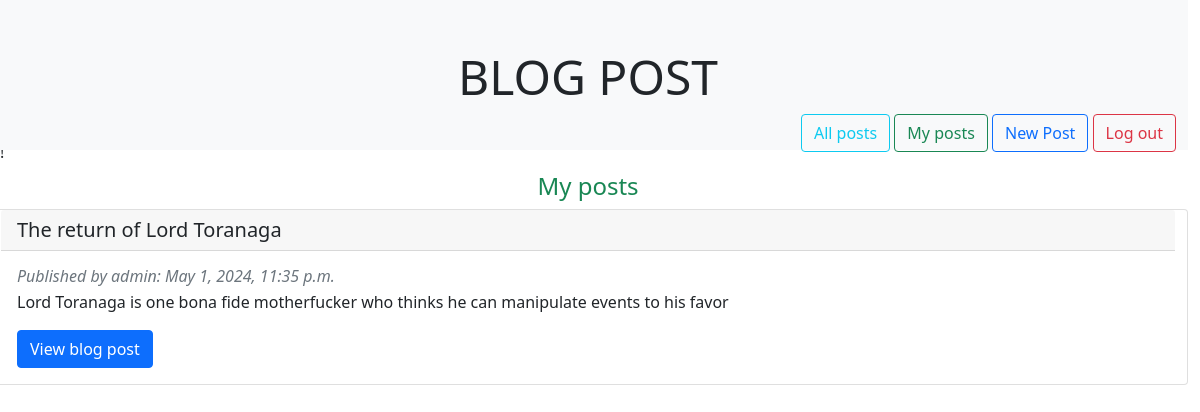
Before: /my_posts (signed in) with the older database file.
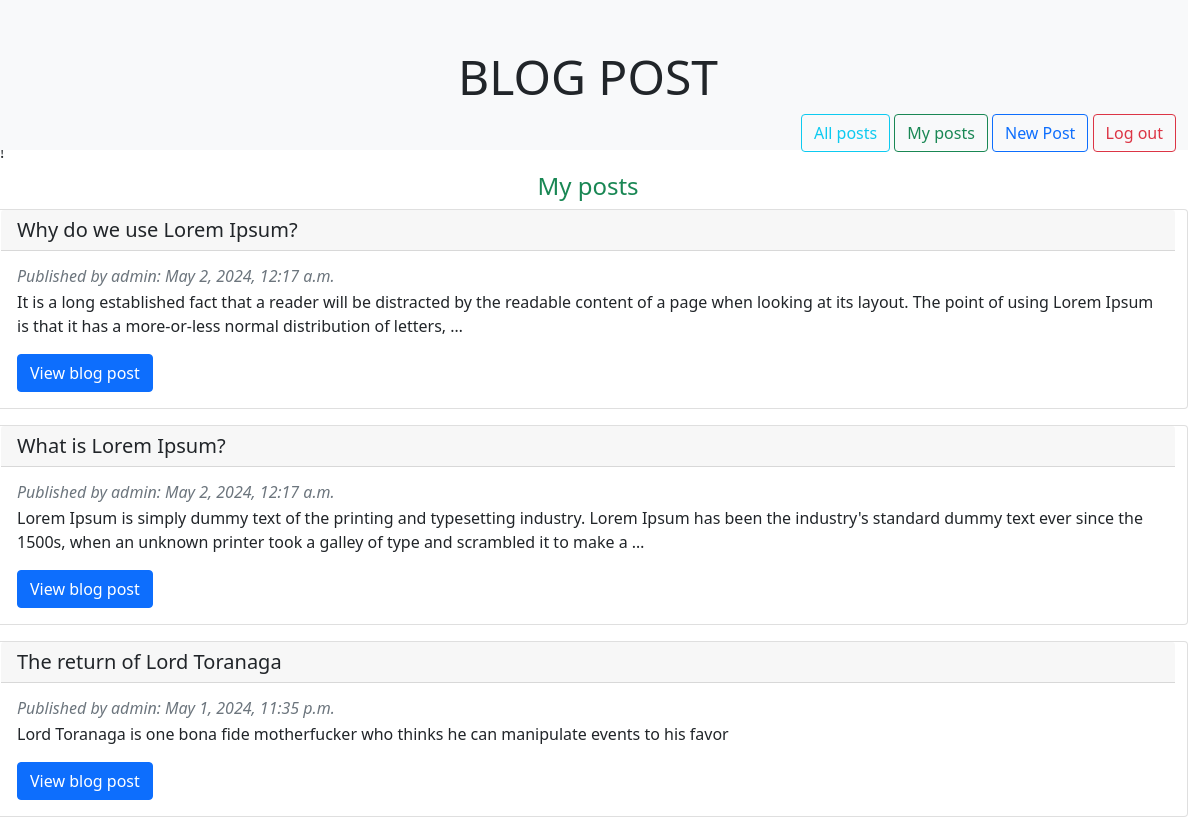
After: the same page with the newer database file.
### blog_app/models.py (models this page shows)
class Blog(models.Model):
    title = models.CharField(max_length=250)
    content = models.TextField()
    author = models.CharField(max_length=200)
    created_date = models.DateTimeField(default=datetime.now, blank=True)

### blog_app/views.py (the view)
# urls.py: path('my_posts', views.my_posts, name='my_posts'),
def my_posts(request):
    my_posts = Blog.objects.filter(author=request.user.username)
    context = {
    'my_posts': my_posts
    }
    return render(request, 'my_posts.html', context)

### blog_app/templates/my_posts.html
{% extends 'index.html' %}
{% block content %}
<div class="row container-flex mt-2 w-100">
  <h4 class="text-center text-success">My posts</h4>
  {% for blog in my_posts reversed %}
  <div class="card mb-3">
    <h5 class="card-header">{{blog.title}}</h5>
    <div class="card-body">
      <h6 class="text-muted d-inline"><i>Published by {{blog.author}}: {{blog.created_date}}</i></h6>
      <p class="card-text mt-1">{{ blog.content|truncatewords:40 }}</p>
      <a href={% url 'post_detail' blog.id %} class="btn btn-primary">View blog post</a>
    </div>
  </div>
  {% endfor %}
</div>
{% endblock %}

Changed rows visible on the page:
added Blog: title "Why do we use Lorem Ipsum?", author "admin", created_date "May 2, 2024, 12:17 a.m.", content "It is a long established fact that a reader will be distracted by the readable content of a page when looking at its layout. The point of using Lorem Ipsum is that it has a more-or-less normal distribution of letters, …"
added Blog: title "What is Lorem Ipsum?", author "admin", created_date "May 2, 2024, 12:17 a.m.", content "Lorem Ipsum is simply dummy text of the printing and typesetting industry. Lorem Ipsum has been the industry's standard dummy text ever since the 1500s, when an unknown printer took a galley of type and scrambled it to make a …"
